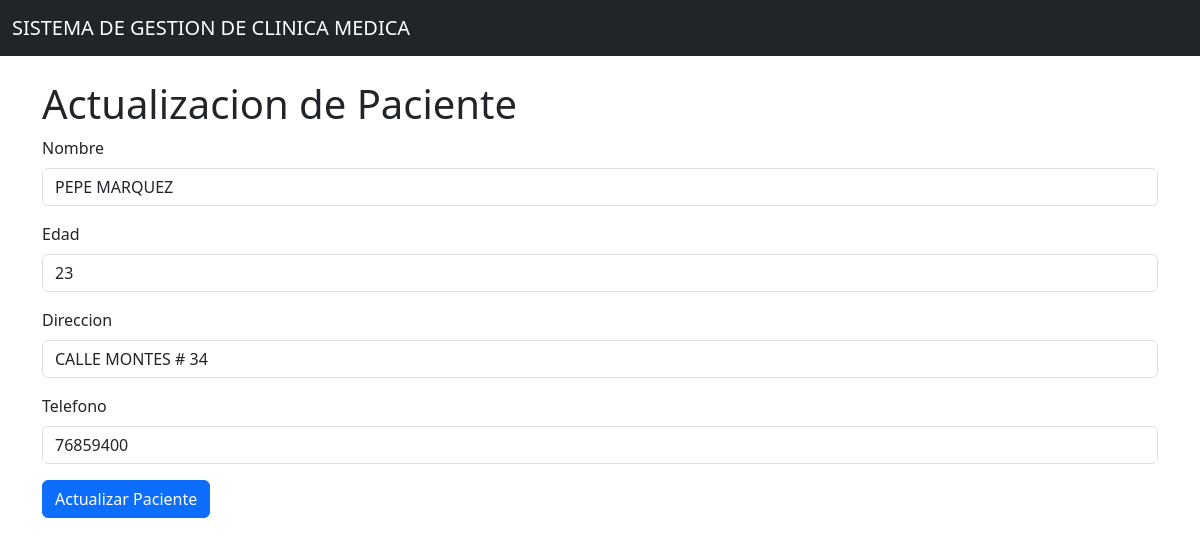
The page /pacientes/edit/1 on the database its author committed.
### models/paciente_model.py (models this page shows, shortened)
class Paciente(db.Model):
    __tablename__ = "pacientes"
    id = db.Column(db.Integer, primary_key=True)
    nombre = db.Column(db.String(100), nullable=False)
    edad = db.Column(db.Integer, nullable=False)
    direccion = db.Column(db.String(200), nullable=False)
    telefono = db.Column(db.String(20), nullable=False)
    consultas = db.relationship('Consulta', back_populates='paciente', cascade='all, delete-orphan')
    citas = db.relationship('Cita', back_populates='paciente', cascade='all, delete-orphan')
    @staticmethod
    def get_by_id(id):
        return Paciente.query.get(id)
    def delete(self):
        db.session.delete(self)
        db.session.commit()

### controllers/paciente_controller.py (the view, shortened to what this page needs)
@paciente_bp.route("/edit/<int:id>", methods=['GET', 'POST'])
def edit(id):
    paciente = Paciente.get_by_id(id)
    return paciente_view.edit(paciente)

### run.py (called while the page is built)
@app.context_processor
def inject_active_path():
    def is_active(path):
        return 'active' if request.path == path else ''
    return dict(is_active=is_active, session=session)

### views/paciente_view.py (called while the page is built)
def edit(paciente):
    return render_template('pacientes/edit.html', paciente=paciente)

### templates/pacientes/edit.html (shortened to what this page needs)
{% extends 'base.html' %}
{% block content %}
<h1>Actualizacion de Paciente</h1>
<form action="{{ url_for('paciente.edit', id=paciente.id) }}" method="POST">
  <div class="mb-3">
    <label class="form-label">Nombre</label>
    <input type="text" class="form-control" name="nombre" value="{{ paciente.nombre }}" required>
  </div>
  <div class="mb-3">
    <label class="form-label">Edad</label>
    <input type="number" class="form-control" name="edad" value="{{ paciente.edad }}" required>
  </div>
  <div class="mb-3">
    <label class="form-label">Direccion</label>
    <input type="text" class="form-control" name="direccion" value="{{ paciente.direccion }}" required>
  </div>
  <div class="mb-3">
    <label class="form-label">Telefono</label>
    <input type="text" class="form-control" name="telefono" value="{{ paciente.telefono }}" required>
  </div>
  <button type="submit" class="btn btn-primary">Actualizar Paciente</button>
</form>
{% endblock %}

### rows shown on the page
Paciente: nombre "PEPE MARQUEZ", edad "23", direccion "CALLE MONTES # 34", telefono "76859400"
